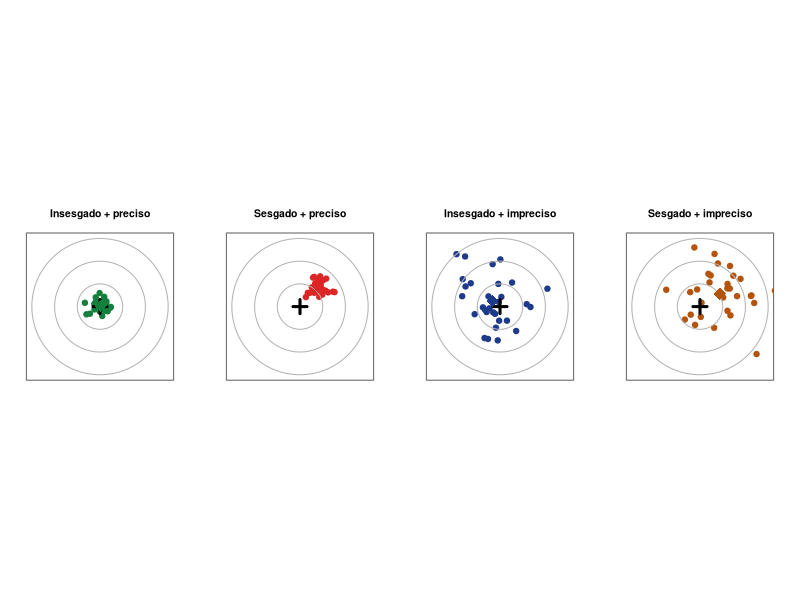

Recreate this plot in R.
## ---- chunk 1
#| echo: false
#| fig-width: 11
#| fig-height: 4.4
#| fig-align: center
set.seed(1)
theta <- 0
casos <- list(
  list(titulo = "Insesgado + preciso",  mu =  0,   sd = 0.3, col = "#15803d"),
  list(titulo = "Sesgado + preciso",    mu =  0.8, sd = 0.3, col = "#dc2626"),
  list(titulo = "Insesgado + impreciso",mu =  0,   sd = 1.0, col = "#1e3a8a"),
  list(titulo = "Sesgado + impreciso",  mu =  0.8, sd = 1.0, col = "#b45309")
)
par(mfrow = c(1, 4), mar = c(2, 2, 3, 2), pty = "s", family = "sans")
for (caso in casos) {
  puntos_x <- rnorm(30, caso$mu, caso$sd)
  puntos_y <- rnorm(30, caso$mu, caso$sd)
  plot(puntos_x, puntos_y, pch = 19, cex = 1.1, col = caso$col,
       xlim = c(-3, 3), ylim = c(-3, 3),
       main = caso$titulo, xlab = "", ylab = "",
       cex.main = 0.95, axes = FALSE)
  for (r in c(1, 2, 3))
    symbols(0, 0, circles = r, add = TRUE, inches = FALSE,
            fg = "gray70", bg = NA, lwd = 1)
  points(0, 0, pch = 3, cex = 2, lwd = 3, col = "black")
  points(mean(puntos_x), mean(puntos_y), pch = 18, cex = 2.5,
         col = caso$col)
  box(col = "gray40")
}
